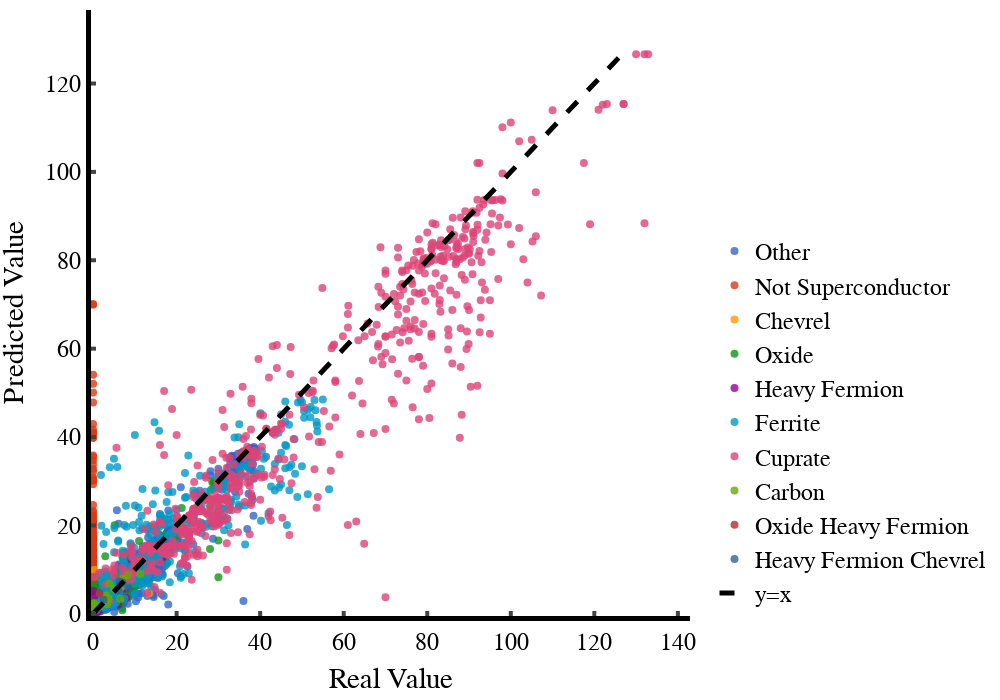

Here is the notebook cell this chart was saved with:
### Code cell
plot_predicted_vs_actual(df_all["tc"], best_model_Phys_only.predict(df_all[physical_features]), df_all,
                         save_image=True, width=1000, height=700, name="Phys_only")

### Figure 1 — Plotly figure (JSON) as saved in the notebook; plotly's stock layout.template omitted (floating-point values rounded to 4 significant figures; data arrays with more than 128 entries replaced by an {"elided": "..."} marker saying what was removed)
{"data": [{"hoverinfo": "text", "marker": {"color": "#3366CC", "opacity": 0.8, "size": 8}, "mode": "markers", "name": "Other", "text": {"elided": "2512 str values"}, "type": "scatter", "x": {"elided": "2512 float values"}, "y": {"elided": "2512 float values"}}, {"hoverinfo": "text", "marker": {"color": "#DC3912", "opacity": 0.8, "size": 8}, "mode": "markers", "name": "Not Superconductor", "text": {"elided": "1778 str values"}, "type": "scatter", "x": {"elided": "1778 int values"}, "y": {"elided": "1778 float values"}}, {"hoverinfo": "text", "marker": {"color": "#FF9900", "opacity": 0.8, "size": 8}, "mode": "markers", "name": "Chevrel", "text": ["Ag1Mo6S8", "Br2Mo6S6", "Cd1Mo6S8", "Cd1Mo6Se8", "Cu1Mo6Se8", "Dy1Mo6S8", "In0.71S8V6", "In1K2Mo15Se19", "In1S8V6", "In2Mo15Se19", "In2Mo6Se6", "In3Mo15Se19", "K1S8V6", "K2Mo15Se19", "La0.84Mo6Se8", "La0.88Mo6Se8", "La0.94Mo6Se8", "La1Mo6S8", "La1Mo6Se8", "Li2Mo15Se19", "Li3Mo15Se19", "Lu1Mo6S8", "Mo15Se19", "Mo1Te2", "Mo3S2Se2", "Mo3Te3Tl1", "Mo4Re2Te8", "Mo5.8Ru0.2Se8", "Mo6Nd1S8", "Mo6Pb0.7Se8Yb0.3", "Mo6Pb0.8Se8Yb0.2", "Mo6Pb0.9Se8Yb0.1", "Mo6Pb1S4Se4", "Mo6Pb1S8", "Mo6Pb1Se8", "Mo6S8", "Mo6S8Sn0.875", "Mo6S8Sn1", "Mo6Se6Tl2", "Mo6Se8", "Mo6Se8Sn1", "Mo6Se8Y1", "Nb2Se3", "Nb3S4", "Nb3Se4", "Nb3Te4", "Rb1S8V6", "S0.8Se1.2Ta1", "S1.1Zr1", "S1.2Se0.8Ta1", "S1.8Se0.2Ta1", "S8Tl0.26V6", "S8Tl1V6", "S8V6"], "type": "scatter", "x": [7.7, 13.4, 1.8, 2.4, 5.9, 1.6, 5.4, 1.3, 3.9, 1.5, 0.7125, 3.32, 0.71, 2.1, 9.4, 10.25, 11, 6.73, 11.23, 2.6, 3.5, 2.2, 5.29, 0.3, 3.3, 5.84, 3.5, 6.21, 3.5, 10.2, 12.2, 12.3, 3.2, 12.45, 3.77, 1.8, 14.05, 12.6, 2.288, 6.255, 3.4, 6.38, 2.3, 3.81, 1.942, 1.747, 0.65, 3.9, 4.5, 3.8, 2.75, 0.74, 4.1, 0.76], "y": [7.372, 4.651, 3.689, 3.829, 5.31, 3.861, 5.342, 4.835, 3.923, 1.263, 0.86, 4.114, 3.36, 2.116, 10.31, 10.27, 10.58, 4.151, 8.883, 3.867, 2.303, 5.342, 3.7, 9.907, 6.844, 3.839, 4.383, 6.027, 3.101, 10.5, 10.77, 10.83, 6.78, 8.948, 4.544, 2.859, 11.81, 10.42, 1.207, 4.978, 4.225, 7.818, 6.386, 5.488, 4.424, 2.015, 1.442, 4.565, 3.913, 4.521, 3.537, 2.778, 3.127, 1.502]}, {"hoverinfo": "text", "marker": {"color": "#109618", "opacity": 0.8, "size": 8}, "mode": "markers", "name": "Oxide", "text": {"elided": "181 str values"}, "type": "scatter", "x": {"elided": "181 float values"}, "y": {"elided": "181 float values"}}, {"hoverinfo": "text", "marker": {"color": "#990099", "opacity": 0.8, "size": 8}, "mode": "markers", "name": "Heavy Fermion", "text": {"elided": "241 str values"}, "type": "scatter", "x": {"elided": "241 float values"}, "y": {"elided": "241 float values"}}, {"hoverinfo": "text", "marker": {"color": "#0099C6", "opacity": 0.8, "size": 8}, "mode": "markers", "name": "Ferrite", "text": {"elided": "406 str values"}, "type": "scatter", "x": {"elided": "406 float values"}, "y": {"elided": "406 float values"}}, {"hoverinfo": "text", "marker": {"color": "#DD4477", "opacity": 0.8, "size": 8}, "mode": "markers", "name": "Cuprate", "text": {"elided": "576 str values"}, "type": "scatter", "x": {"elided": "576 float values"}, "y": {"elided": "576 float values"}}, {"hoverinfo": "text", "marker": {"color": "#66AA00", "opacity": 0.8, "size": 8}, "mode": "markers", "name": "Carbon", "text": ["Ba6C60", "C1", "C2Ca0.1Y0.9", "C2Ca0.2Y0.8", "C2La1", "C2Lu1", "C2Na1", "C2Th0.09Y0.91", "C2Th0.19Y0.81", "C2Y1", "C60Ca5", "C6Ca1", "C6Sr1", "C6Yb1", "C8.1K1", "C8Cs1", "C8K1", "C8Rb1"], "type": "scatter", "x": [7, 7.2, 3.15, 2.82, 1.234, 3.33, 5, 3.7, 3.52, 3.895, 8.4, 11.3, 1.65, 6.497, 0.152, 0.0675, 0.1524, 0.01205], "y": [6.215, 7.92, 4.149, 4.015, 1.403, 2.171, 5.606, 3.448, 3.369, 6.829, 8.752, 9.009, 1.889, 3.374, 1.609, 1.267, 2.302, 2.256]}, {"hoverinfo": "text", "marker": {"color": "#B82E2E", "opacity": 0.8, "size": 8}, "mode": "markers", "name": "Oxide Heavy Fermion", "text": ["Bi1Ce1S2O1"], "type": "scatter", "x": [1.533], "y": [4.668]}, {"hoverinfo": "text", "marker": {"color": "#316395", "opacity": 0.8, "size": 8}, "mode": "markers", "name": "Heavy Fermion Chevrel", "text": ["Mo6Pb0.1Se8Yb0.9", "Mo6Pb0.2Se8Yb0.8", "Mo6Pb0.3Se8Yb0.7", "Mo6Pr1S8", "Mo6S8Yb1", "Mo6Se8Yb1"], "type": "scatter", "x": [6.3, 6.7, 7.1, 2.55, 8.45, 6], "y": [7.328, 6.948, 7.046, 3.185, 5.717, 5.353]}, {"line": {"color": "black", "dash": "dash", "width": 5}, "mode": "lines", "name": "y=x", "type": "scatter", "x": [0, 1.279, 2.558, 3.837, 5.117, 6.396, 7.675, 8.954, 10.23, 11.51, 12.79, 14.07, 15.35, 16.63, 17.91, 19.19, 20.47, 21.75, 23.02, 24.3, 25.58, 26.86, 28.14, 29.42, 30.7, 31.98, 33.26, 34.54, 35.82, 37.1, 38.37, 39.65, 40.93, 42.21, 43.49, 44.77, 46.05, 47.33, 48.61, 49.89, 51.17, 52.45, 53.72, 55.0, 56.28, 57.56, 58.84, 60.12, 61.4, 62.68, 63.96, 65.24, 66.52, 67.79, 69.07, 70.35, 71.63, 72.91, 74.19, 75.47, 76.75, 78.03, 79.31, 80.59, 81.87, 83.14, 84.42, 85.7, 86.98, 88.26, 89.54, 90.82, 92.1, 93.38, 94.66, 95.94, 97.22, 98.49, 99.77, 101.1, 102.3, 103.6, 104.9, 106.2, 107.4, 108.7, 110.0, 111.3, 112.6, 113.8, 115.1, 116.4, 117.7, 119.0, 120.2, 121.5, 122.8, 124.1, 125.4, 126.6], "y": [0, 1.279, 2.558, 3.837, 5.117, 6.396, 7.675, 8.954, 10.23, 11.51, 12.79, 14.07, 15.35, 16.63, 17.91, 19.19, 20.47, 21.75, 23.02, 24.3, 25.58, 26.86, 28.14, 29.42, 30.7, 31.98, 33.26, 34.54, 35.82, 37.1, 38.37, 39.65, 40.93, 42.21, 43.49, 44.77, 46.05, 47.33, 48.61, 49.89, 51.17, 52.45, 53.72, 55.0, 56.28, 57.56, 58.84, 60.12, 61.4, 62.68, 63.96, 65.24, 66.52, 67.79, 69.07, 70.35, 71.63, 72.91, 74.19, 75.47, 76.75, 78.03, 79.31, 80.59, 81.87, 83.14, 84.42, 85.7, 86.98, 88.26, 89.54, 90.82, 92.1, 93.38, 94.66, 95.94, 97.22, 98.49, 99.77, 101.1, 102.3, 103.6, 104.9, 106.2, 107.4, 108.7, 110.0, 111.3, 112.6, 113.8, 115.1, 116.4, 117.7, 119.0, 120.2, 121.5, 122.8, 124.1, 125.4, 126.6]}], "layout": {"font": {"color": "black", "family": "Helvetica", "size": 24}, "height": 700, "legend": {"orientation": "v", "x": 1.5, "xanchor": "right", "y": 0, "yanchor": "bottom"}, "margin": {"b": 10, "l": 10, "r": 10, "t": 10}, "paper_bgcolor": "white", "plot_bgcolor": "white", "width": 1000, "xaxis": {"linecolor": "black", "linewidth": 5, "range": [-0.5, 142.9], "showline": true, "ticklen": 5, "ticks": "inside", "tickwidth": 4, "title": {"text": "Real Value"}}, "yaxis": {"linecolor": "black", "linewidth": 5, "range": [-0.5, 136.6], "showline": true, "ticklen": 5, "ticks": "inside", "tickwidth": 4, "title": {"text": "Predicted Value"}}}}
